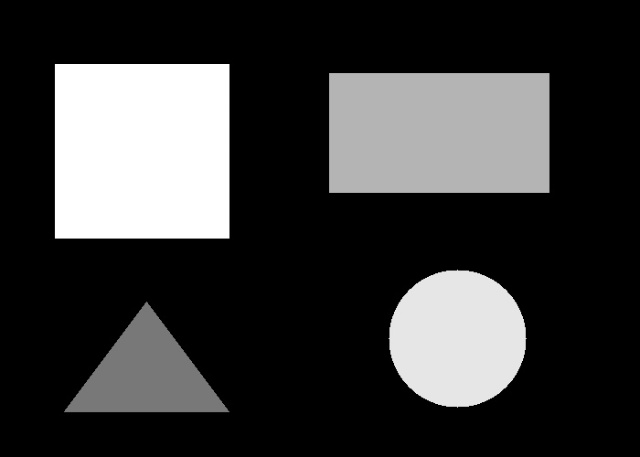
#> input picture 01_grayscale.jpg, 640 x 457 px
$ python main.py --image 01_grayscale.jpg
#> lines starting #> are read from the running program, lines starting #| are printed output that depends on the picture; after the words box and inside, x2 and y2 are one past the last pixel; in counts of white or black regions, pixels touching at a corner belong together
### preprocessing.py
import cv2
import numpy as np

def to_grayscale(image):
    return cv2.cvtColor(image, cv2.COLOR_BGR2GRAY)

def resize_image(image, width=640):
    h, w = image.shape[:2]
    if w <= width:
        return image
    ratio = width / w
    return cv2.resize(image, (width, int(h * ratio)))

def blur_image(gray, method="gaussian"):
    if method == "median":
        return cv2.medianBlur(gray, 5)
    return cv2.GaussianBlur(gray, (5, 5), 0)

### edge_detection.py
import cv2

def canny_edges(gray, low=50, high=150):
    return cv2.Canny(gray, low, high)

### feature_detection.py
import cv2

def harris_corners(gray):
    gray32 = cv2.convertScaleAbs(gray).astype("float32")
    response = cv2.cornerHarris(gray32, 2, 3, 0.04)
    response = cv2.dilate(response, None)
    return response

def mark_harris_corners(image, response, threshold=0.01):
    result = image.copy()
    result[response > threshold * response.max()] = [0, 0, 255]
    return result

### shape_detection.py
import cv2

def detect_shapes(image, edges):
    result = image.copy()
    contours, _ = cv2.findContours(edges, cv2.RETR_EXTERNAL, cv2.CHAIN_APPROX_SIMPLE)
    detected = 0

    for contour in contours:
        area = cv2.contourArea(contour)
        if area < 500:
            continue

        perimeter = cv2.arcLength(contour, True)
        approx = cv2.approxPolyDP(contour, 0.04 * perimeter, True)
        x, y, w, h = cv2.boundingRect(approx)

        if len(approx) == 3:
            name = "Triangle"
        elif len(approx) == 4:
            ratio = w / float(h)
            name = "Square" if 0.90 <= ratio <= 1.10 else "Rectangle"
        else:
            name = "Circle/Object"

        cv2.drawContours(result, [approx], -1, (0, 255, 0), 2)
        cv2.putText(result, name, (x, max(20, y - 8)),
                    cv2.FONT_HERSHEY_SIMPLEX, 0.6, (255, 0, 0), 2)
        detected += 1

    return result, detected

### object_detection.py
import cv2

def detect_objects_by_contours(image, min_area=500):
    result = image.copy()
    gray = cv2.cvtColor(image, cv2.COLOR_BGR2GRAY)
    blurred = cv2.GaussianBlur(gray, (5, 5), 0)
    edges = cv2.Canny(blurred, 50, 150)

    contours, _ = cv2.findContours(edges, cv2.RETR_EXTERNAL, cv2.CHAIN_APPROX_SIMPLE)
    count = 0

    for contour in contours:
        if cv2.contourArea(contour) < min_area:
            continue
        x, y, w, h = cv2.boundingRect(contour)
        cv2.rectangle(result, (x, y), (x+w, y+h), (0, 255, 0), 2)
        cv2.putText(result, f"Object {count+1}", (x, max(20, y-8)),
                    cv2.FONT_HERSHEY_SIMPLEX, 0.55, (0, 0, 255), 2)
        count += 1

    return result, count

### segmentation.py
import cv2
import numpy as np

def kmeans_segment(image, k=3):
    data = np.float32(image.reshape((-1, 3)))
    criteria = (cv2.TERM_CRITERIA_EPS + cv2.TERM_CRITERIA_MAX_ITER, 20, 1.0)
    _, labels, centers = cv2.kmeans(data, k, None, criteria, 10, cv2.KMEANS_PP_CENTERS)
    centers = np.uint8(centers)
    segmented = centers[labels.flatten()].reshape(image.shape)
    return segmented

### visualization.py
import cv2

def save_image(path, image):
    if not cv2.imwrite(str(path), image):
        raise IOError(f"Could not save image: {path}")

### main.py
import argparse
from pathlib import Path
import cv2

from preprocessing import to_grayscale, blur_image, resize_image
from edge_detection import canny_edges
from feature_detection import harris_corners, mark_harris_corners
from shape_detection import detect_shapes
from object_detection import detect_objects_by_contours
from segmentation import kmeans_segment
from visualization import save_image

def process(image_path, output_dir, k=3):
#> called with k = 3
    output_dir.mkdir(parents=True, exist_ok=True)
    image = cv2.imread(str(image_path))
#> image is the input picture: shape (457, 640, 3); min 0, max 255, mean 58.2
    if image is None:
        raise FileNotFoundError(f"Image not found or unreadable: {image_path}")

    image = resize_image(image)
    gray = to_grayscale(image)
    blur = blur_image(gray)
    edges = canny_edges(blur)
#> in canny_edges, `return cv2.Canny(gray, low, high)`:
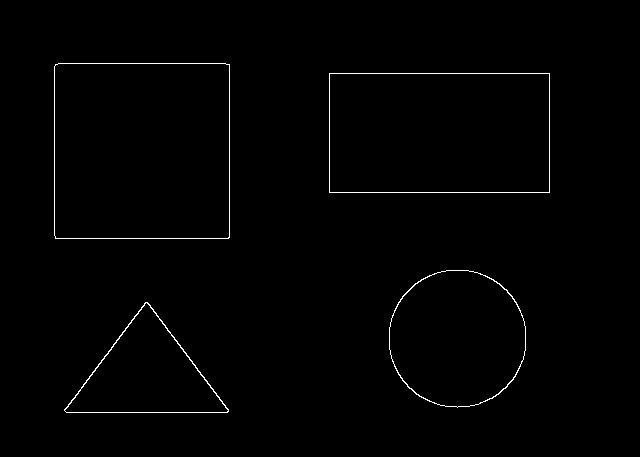
#> returned value: shape (457, 640); 0.83% white in thin lines or dots, all inside (x1, y1, x2, y2) = (54, 63, 550, 413)

    corners = harris_corners(gray)
#> in harris_corners, `response = cv2.dilate(response, None)`:
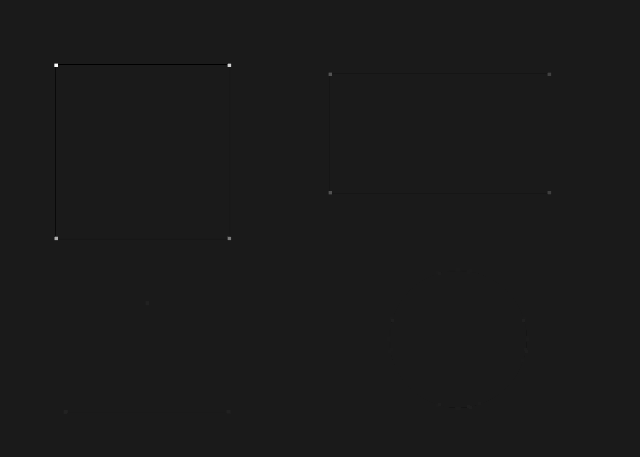
#> response: shape (457, 640) float32; min -42282504, max 364562976, mean -3871.5; drawn with min black and max white
    corner_img = mark_harris_corners(image, corners)
#> in mark_harris_corners, `result[response > threshold * response.max()] = [0, 0, 255]`:
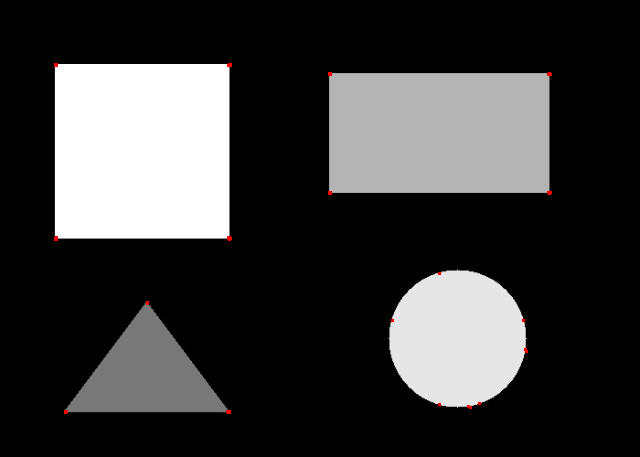
#> result: shape (457, 640, 3); 0.09% of pixels changed, all inside (x1, y1, x2, y2) = (54, 63, 552, 414)

    shapes, shape_count = detect_shapes(image, edges)
#> in detect_shapes, `contours, _ = cv2.findContours(edges, cv2.RETR_EXTERNAL, cv2.CHAIN_APP..`: contours = 4 contours; box (x1, y1, x2, y2) and area: (54, 63, 230, 239) 30614, (329, 73, 550, 193) 26180, (389, 270, 526, 408) 14806, (64, 302, 229, 413) 9332
#> the loop in detect_shapes, `for contour in contours:` made 4 passes
#> (area, perimeter, approx, x, y, w, h, ratio) on passes 3 to 4: (26180, 678, [[329, 73], [329, 192], [549, 192], [549, 73]], 329, 73, 221, 120, 1.84), (30613.5, 697.1, [[55, 64], [55, 238], [228, 238], [229, 64]], 55, 64, 175, 175, 1)
#> (area, perimeter, approx, x, y, w, h, name) on pass 1: (9331.5, 451.3, [[64, 409], [228, 411], [147, 302]], 64, 302, 165, 110, 'Triangle')
#> after the loop in detect_shapes, `for contour in contours:`:
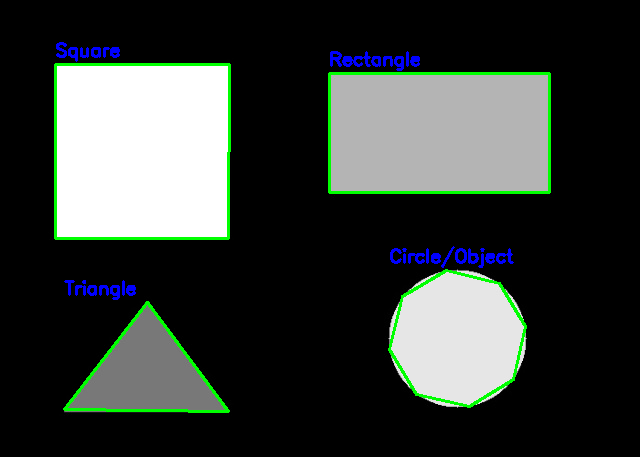
#> result: shape (457, 640, 3); 3.24% of pixels changed, all inside (x1, y1, x2, y2) = (54, 42, 551, 413)
#> after the loop in detect_shapes, `for contour in contours:`: detected = 4
#> shape_count = 4
    objects, object_count = detect_objects_by_contours(image)
#> the loop in detect_objects_by_contours, `for contour in contours:` made 4 passes
#> (x, y, w, h) on passes 1, 2, 4: (64, 302, 165, 111), (389, 270, 137, 138), (54, 63, 176, 176)
#> (contour, x, y, w, h) on pass 3: ([[329, 73], [329, 192], [549, 192], [549, 73]], 329, 73, 221, 120)
#> after the loop in detect_objects_by_contours, `for contour in contours:`:
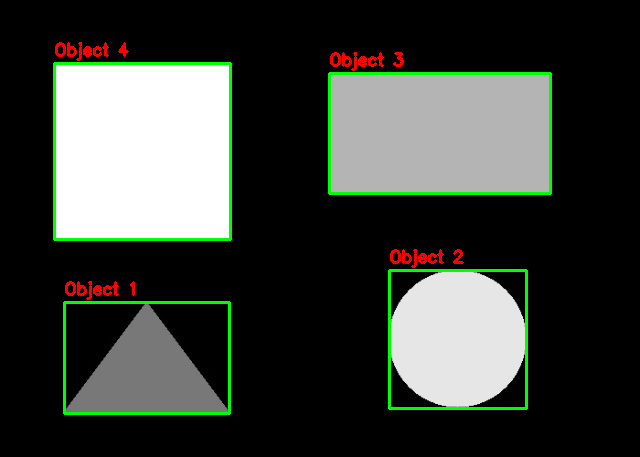
#> result: shape (457, 640, 3); 3.25% of pixels changed, all inside (x1, y1, x2, y2) = (53, 42, 552, 415)
#> object_count = 4
    segmented = kmeans_segment(image, k)
#> in kmeans_segment, `criteria = (cv2.TERM_CRITERIA_EPS + cv2.TERM_CRITERIA_MAX_ITER, 20, 1.0)`: criteria = (3, 20, 1)
#> in kmeans_segment, `_, labels, centers = cv2.kmeans(data, k, None, criteria, 10, cv2.KMEAN..`: centers = [[0.124, 0.124, 0.124], [246.8, 246.8, 246.8], [163.6, 163.6, 163.6]]
#> in kmeans_segment, `centers = np.uint8(centers)`: centers = [[0, 0, 0], [246, 246, 246], [163, 163, 163]]
#> in kmeans_segment, `segmented = centers[labels.flatten()].reshape(image.shape)`:
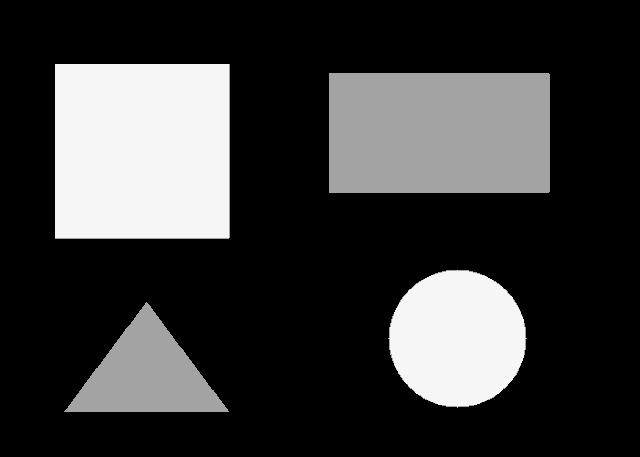
#> segmented: shape (457, 640, 3); min 0, max 246, mean 57.9

    save_image(output_dir / "01_grayscale.jpg", gray)
    save_image(output_dir / "02_blurred.jpg", blur)
    save_image(output_dir / "03_edges.jpg", edges)
    save_image(output_dir / "04_harris_corners.jpg", corner_img)
    save_image(output_dir / "05_shapes.jpg", shapes)
    save_image(output_dir / "06_objects.jpg", objects)
    save_image(output_dir / "07_kmeans_segmentation.jpg", segmented)

    print("Processing completed.")
    print(f"Shapes detected: {shape_count}")
#| Shapes detected: 4
    print(f"Objects detected: {object_count}")
#| Objects detected: 4
    print(f"Results saved to: {output_dir}")

if __name__ == "__main__":
    parser = argparse.ArgumentParser(description="Smart Image Analysis using OpenCV")
    parser.add_argument("--image", required=True, help="Path to input image")
    parser.add_argument("--output", default="outputs", help="Output directory")
    parser.add_argument("--k", type=int, default=3, help="K for K-Means segmentation")
    args = parser.parse_args()

    process(Path(args.image), Path(args.output), args.k)
